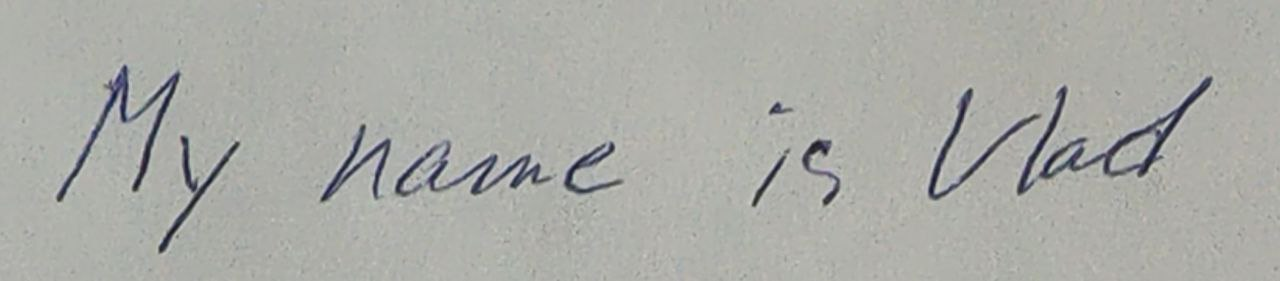
#> input picture HiGAN/data/test_wb_image.jpg, 1280 x 281 px, found by its file name
$ python rgb_to_wb.py
#> lines starting #> are read from the running program, lines starting #| are printed output that depends on the picture; after the words box and inside, x2 and y2 are one past the last pixel; in counts of white or black regions, pixels touching at a corner belong together
import cv2
import numpy as np

# Load in image and convert to grayscale
img = cv2.imread('/data/test_wb_image.jpg')
#> img is the input picture: shape (281, 1280, 3); mean B, G, R 166.7, 171.7, 170.4
img_gray = cv2.cvtColor(img, cv2.COLOR_BGR2GRAY)

# Create a binary thresholded image
_, thresh = cv2.threshold(img_gray, 127, 255, cv2.THRESH_BINARY_INV)
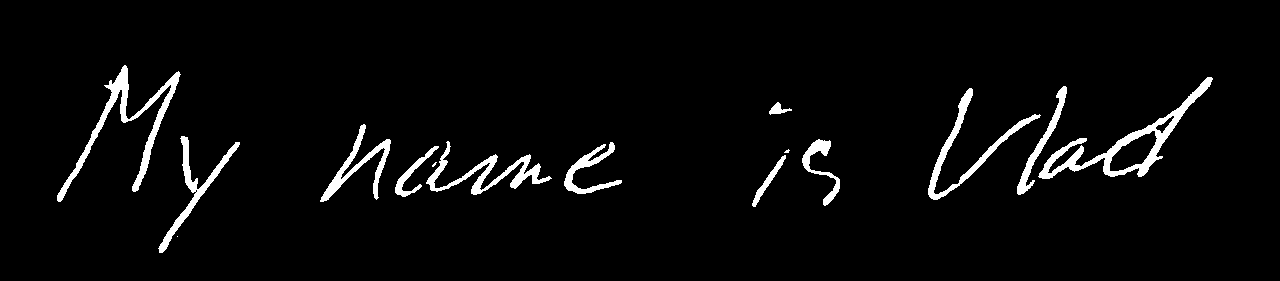
#> thresh: shape (281, 1280); 3.8% white; 15 white regions (3 under 20 px)

# Find contours
contours, _ = cv2.findContours(thresh, cv2.RETR_TREE, cv2.CHAIN_APPROX_SIMPLE)
#> contours = 18 contours, 4 with area under 20; largest, box (x1, y1, x2, y2) and area: (1038, 77, 1213, 179) 3411, (57, 65, 181, 202) 2000, (928, 88, 1041, 200) 1296, (426, 141, 552, 195) 1267, (158, 136, 240, 253) 1075

# Create a black image to draw on
new_image = np.zeros(img.shape, np.uint8)

# Create a white rectangle over the text
cv2.drawContours(new_image, contours, -1, (255, 255, 255), thickness=cv2.FILLED)
#> new_image: shape (281, 1280, 3); 3.8% white; 15 white regions (3 under 20 px), largest, box (x1, y1, x2, y2) and area: (1038, 77, 1213, 179) 2615, (57, 65, 181, 202) 2344, (426, 141, 552, 195) 1534

# Create a mask with the same size as the image
mask = np.full(img.shape, 255, dtype=np.uint8)

cv2.imwrite('/data/out.jpg', 0.75 * new_image)
